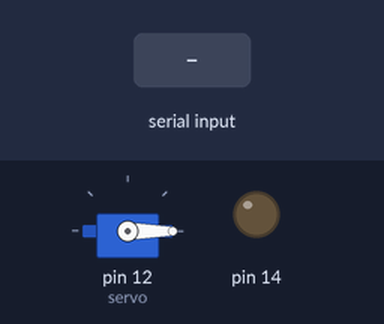
Recording of a sketch running on a simulated Arduino Uno, built with avr-gcc and run on an emulated ATmega328P. Shown: servo, output pins drawn as LEDs (lit = HIGH). Inputs (shaded band) come from the test bench.

Above: at 1.2 s.
1.3 s: "1" received over Serial
At 1.6 s:
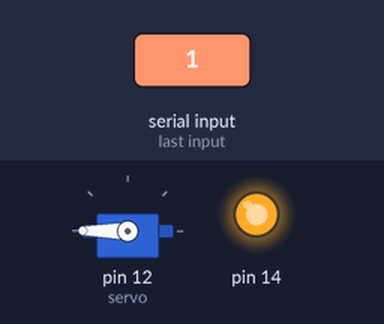
Timing chart, 0 to 7.8 s (numbered marks = the images above; inputs shaded):
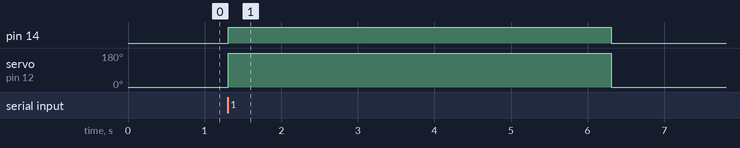

The sketch:

medusa.ino
```cpp
#include <Servo.h>

Servo servo;


int inByte = 0;

int servoAngle = 0;   //POSIÇÃO DO SERVO


void setup() {
  Serial.begin(9600);
  while (!Serial) { ; }
  pinMode(14, OUTPUT);
  pinMode(12, OUTPUT);


  servo.attach(12); //D4

  servo.write(0);

}

void loop() {
  if (Serial.available() > 0) {
    inByte = Serial.read(); delay(5);
    if(inByte == '1') {
      digitalWrite(14, HIGH);
      servo.write(180);

      delay(5000);

    }
  }

  digitalWrite(14, LOW);
  servo.write(0);


}
```

Measured:
- after the input at 1.3 s, pin 14: LOW → HIGH at once, → LOW 5.0 s later; servo on pin 12 (servo): 0° → 180° at once, → 0° 5.0 s later
